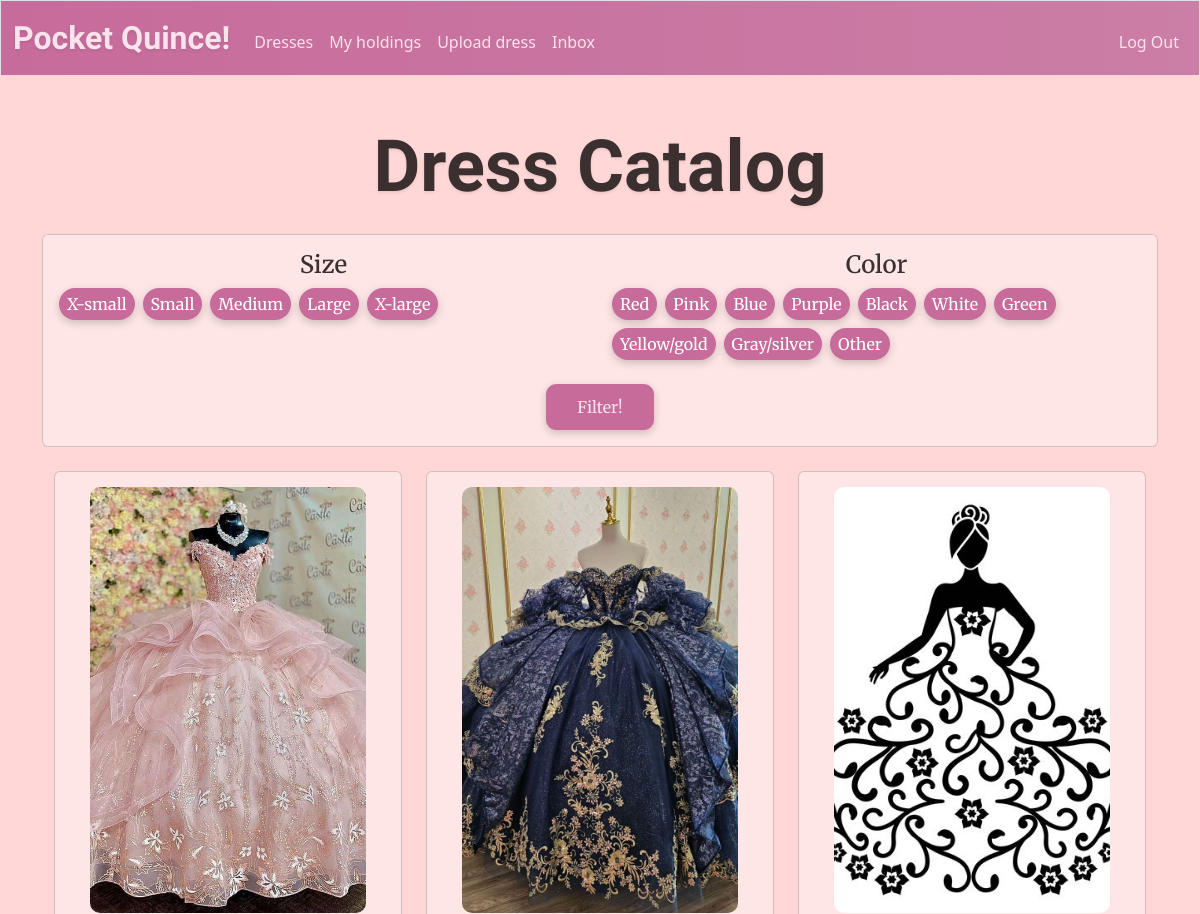
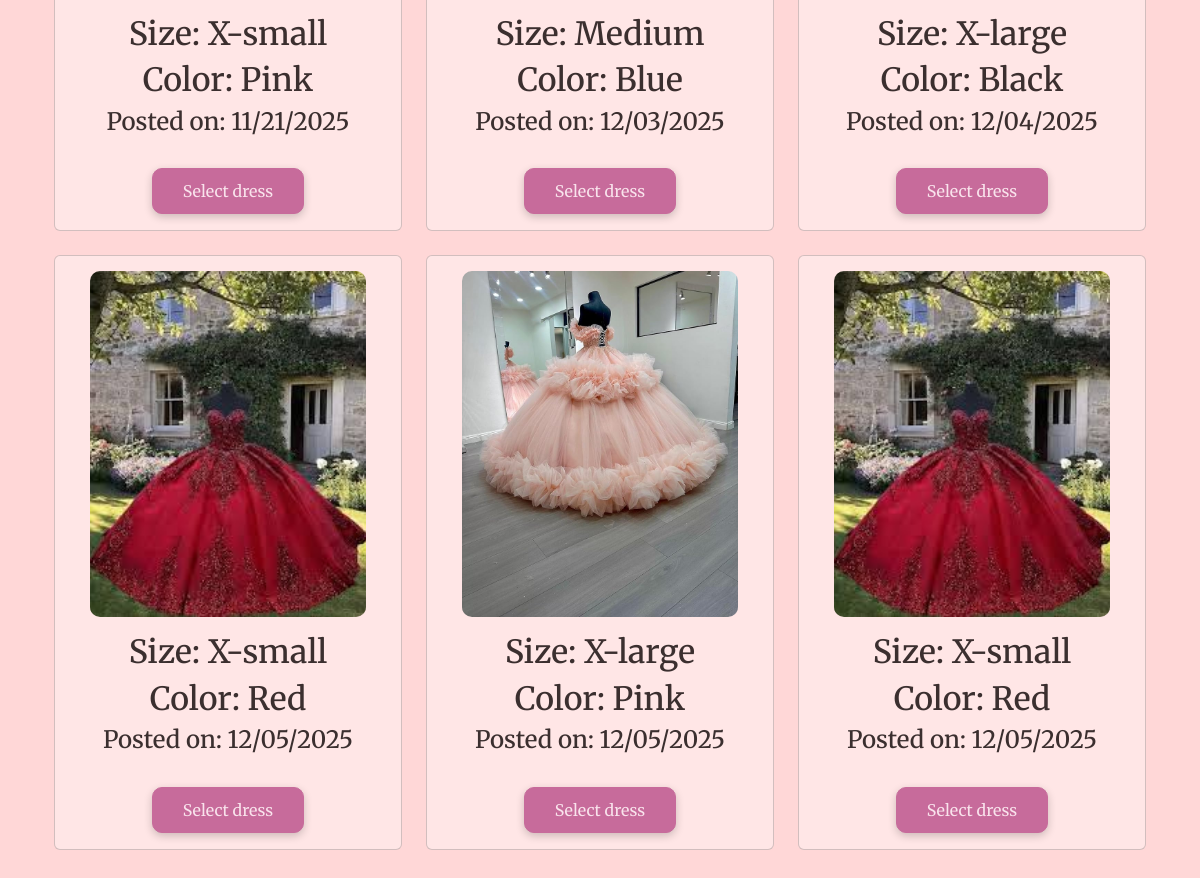
Screenshot of /catalog (signed in) with the database file from the repository (2 pictures, top to bottom).
### tables this page shows
CREATE TABLE dresses (
    id INTEGER PRIMARY KEY AUTOINCREMENT,
    size TEXT NOT NULL,
    color TEXT NOT NULL,
    owner INTEGER NOT NULL,
    image_url TEXT,
    time_posted TEXT NOT NULL DEFAULT CURRENT_TIMESTAMP,
    FOREIGN KEY (owner) REFERENCES users(id)
);

### app.py (the view)
@app.route("/catalog", methods = ["GET"])
@login_required
def catalog():
    sizes = request.args.getlist("size") # User selected sizes
    colors = request.args.getlist("color") # User selected colors
    db = get_db() # Establish database connection to wardrobe.db
    catalog = db.execute("SELECT * FROM dresses WHERE id NOT IN ( SELECT dress_id FROM holdings WHERE rent_end IS NULL) AND owner != ?"
    ,( session["user_id"],)).fetchall()
    filtered = [] # Empty list that will hold dress fitting filters
    for dress in catalog:
        if sizes and dress["size"] not in sizes:
            continue # Move on to next dress
        if colors and dress["color"] not in colors:
            continue # Move on to next dress
        filtered.append(dress) # Add dress to list
    catalog = filtered
    return render_template("catalog.html", catalog=catalog, formatTime=formatTime)

### app.py (called while the page is built)
def get_db():
    if "db" not in g: # Check if database connection already exists
        g.db = sqlite3.connect(DATABASE) # Open database and store connection for reuse
        g.db.row_factory = sqlite3.Row # Enable dictionary-like row access for reading
    return g.db # Return database connection

@app.after_request
def after_request(response):
    response.headers["Cache-Control"] = "no-cache, no-store, must-revalidate"
    response.headers["Expires"] = 0
    response.headers["Pragma"] = "no-cache"
    return response

### help.py (called while the page is built)
def login_required(f):
    @wraps(f)
    def decorated_function(*args, **kwargs):
        if session.get("user_id") is None:
            return redirect("/login")
        return f(*args, **kwargs)
    return decorated_function

def formatTime(value):
    try:
        date = datetime.strptime(value, "%Y-%m-%d %H:%M:%S")
        return date.strftime("%m/%d/%Y")
    except:
        return value #return original value if error occurs

### templates/catalog.html (shortened to what this page needs)
{% extends "layout.html" %}
{% block main %}
    <h1 class = "imperial mb-4">Dress Catalog</h1>
    <form action = "/catalog" method = "get">
        <div class = "card p-3 mb-4">
            <div class = "row">
                <div class = "col-md-6">
                    <h6 class = "filter-title mb-2 body-font">Size</h6>
                    <div class = "d-flex flex-wrap gap-2">
                        {% for size in ["x-small", "small", "medium", "large", "x-large"]%}
                            <label class="btn btn-outline-secondary btn-sm filter-pill body-font" for="{{ size }}">{{ size|capitalize }}</label>
                        {% endfor %}
                    </div>
                </div>
                <div class = "col-md-6">
                    <h6 class = "filter-title mb-2 body-font">Color</h6>
                    <div class = "d-flex flex-wrap gap-2">
                        {% for color in ["red", "pink", "blue", "purple", "black", "white", "green", "yellow/gold", "gray/silver", "other"] %}
                            <label class="btn btn-outline-secondary btn-sm filter-pill body-font" for="{{ color }}">{{ color|title}}</label>
                        {% endfor %}
                    </div>
                </div>
            </div>
            <br>
            <div>
                <button class = "btn btn-primary body-font" type="submit">Filter!</button>
            </div>
        </div>
    </form>
    {% if catalog|length == 0 %}
        <h3>No dresses match the selected filters. Please try different filters.</h3>
    {% else %}
        <div class="container">
            <div class="row">
                {% for dress in catalog %}
                        <div class = "col-md-4 mb-4">
                            <div class = "card dress-card">
                                <img class = "catalogImage mx-auto d-block" src='{{ dress["image_url"] }}' alt="Dress Image">
                                <div class = "card-body">
                                    <h2 class = "body-font">{{ "Size: " + dress["size"]|capitalize }}</h2>
                                    <h2 class = "body-font">{{ "Color: " + dress["color"]|title }}</h2>
                                    <h4 class = "body-font">{{ "Posted on: " + formatTime(dress["time_posted"]) }}</h4>
                                    <br>
                                    <form action = "/selectDress" method = "post">
                                        <button class="btn btn-primary body-font" type="submit">Select dress</button>
                                    </form>
                                </div>
                            </div>
                        </div>
                {% endfor %}
            </div>
        </div>
    {% endif %}
{% endblock %}

### static/style.css (style rules this page uses)
body { background-color: #FFD7D7; }
.imperial { font-family: 'Imperial Script', cursive; text-shadow: 0px 2px 3px rgba(0,0,0,0.08); font-weight: 700; font-size: 450%; color: #3B2F2F; }
.body-font { font-family: 'Merriweather', serif; color: #3B2F2F }
.btn-primary { background-color: #C76B9B; color: #F9E3EC; border-color: #C76B9B; font-size: 1rem; border-radius: 10px; padding: 10px 30px; box-shadow: 0px 3px 8px rgba(0, 0, 0, 0.2); }
.filter-title { font-family: "Merriweather", serif; color: #3B2F2F; font-size: 150%; }
.filter-pill { border-radius: 900px; font-size: 100%; background-color: #C76B9B; color: white; border: none; }
.catalogImage { width: 80%; height: 80%; object-fit: cover; object-position: center; border-radius: 10px; }
.dress-card { padding-top: 15px; height: 100% }
.card { background-color: #FFE6E6; }
form label, form button { background-color: #C76B9B; border: 1px #C76B9B; padding: 5px 10px; border-radius: 900px; box-shadow: 0px 3px 8px rgba(0, 0, 0, 0.2); font-size: 0.8rem; height: auto; display: inline-block; width: auto; cursor: pointer; }

### rows the page displays
dresses: image_url (picture), size "Size: X-small", color "Color: Pink", time_posted "Posted on: 11/21/2025"
dresses: image_url (picture), size "Size: Medium", color "Color: Blue", time_posted "Posted on: 12/03/2025"
dresses: image_url (picture), size "Size: X-large", color "Color: Black", time_posted "Posted on: 12/04/2025"
dresses: image_url (picture), size "Size: X-small", color "Color: Red", time_posted "Posted on: 12/05/2025"
dresses: image_url (picture), size "Size: X-large", color "Color: Pink", time_posted "Posted on: 12/05/2025"
dresses: image_url (picture), size "Size: X-small", color "Color: Red", time_posted "Posted on: 12/05/2025"

### other values shown
{{ size|capitalize }} "X-small" "Small" "Medium" "Large" "X-large"
{{ color|title }} "Red" "Pink" "Blue" "Purple" "Black" "White" "Green" "Yellow/gold" "Gray/silver" "Other"
